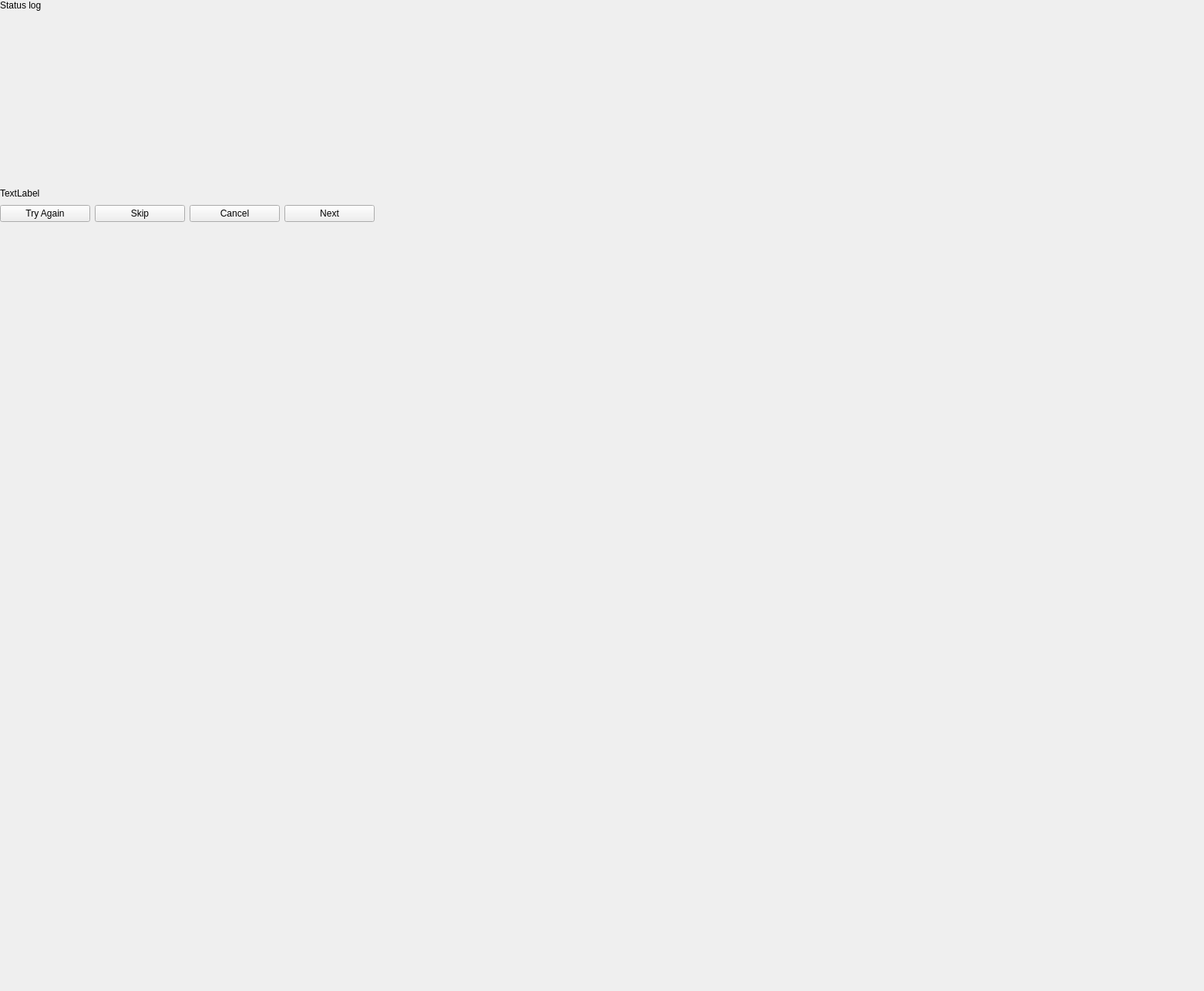
<?xml version="1.0" encoding="UTF-8"?>
<ui version="4.0">
 <class>PX4FirmwareUpgrade</class>
 <widget class="QWidget" name="PX4FirmwareUpgrade">
  <property name="geometry">
   <rect>
    <x>0</x>
    <y>0</y>
    <width>1562</width>
    <height>1286</height>
   </rect>
  </property>
  <property name="windowTitle">
   <string>Form</string>
  </property>
  <widget class="QWidget" name="layoutWidget">
   <property name="geometry">
    <rect>
     <x>0</x>
     <y>0</y>
     <width>486</width>
     <height>525</height>
    </rect>
   </property>
   <layout class="QGridLayout" name="gridLayout" rowstretch="0" columnstretch="0">
    <item row="0" column="0">
     <layout class="QVBoxLayout" name="verticalLayout_9">
      <item>
       <widget class="QLabel" name="statusLog">
        <property name="sizePolicy">
         <sizepolicy hsizetype="Expanding" vsizetype="Expanding">
          <horstretch>0</horstretch>
          <verstretch>0</verstretch>
         </sizepolicy>
        </property>
        <property name="minimumSize">
         <size>
          <width>0</width>
          <height>180</height>
         </size>
        </property>
        <property name="text">
         <string>Status log</string>
        </property>
        <property name="alignment">
         <set>Qt::AlignLeading|Qt::AlignLeft|Qt::AlignTop</set>
        </property>
        <property name="wordWrap">
         <bool>true</bool>
        </property>
       </widget>
      </item>
      <item>
       <widget class="QLabel" name="foundLabel">
        <property name="sizePolicy">
         <sizepolicy hsizetype="Expanding" vsizetype="Preferred">
          <horstretch>0</horstretch>
          <verstretch>0</verstretch>
         </sizepolicy>
        </property>
        <property name="minimumSize">
         <size>
          <width>400</width>
          <height>16</height>
         </size>
        </property>
        <property name="text">
         <string>TextLabel</string>
        </property>
        <property name="alignment">
         <set>Qt::AlignLeading|Qt::AlignLeft|Qt::AlignTop</set>
        </property>
        <property name="wordWrap">
         <bool>true</bool>
        </property>
       </widget>
      </item>
      <item>
       <layout class="QHBoxLayout" name="horizontalLayout">
        <item>
         <widget class="QPushButton" name="tryAgain">
          <property name="text">
           <string>Try Again</string>
          </property>
         </widget>
        </item>
        <item>
         <widget class="QPushButton" name="skip">
          <property name="text">
           <string>Skip</string>
          </property>
         </widget>
        </item>
        <item>
         <widget class="QPushButton" name="cancel">
          <property name="text">
           <string>Cancel</string>
          </property>
         </widget>
        </item>
        <item>
         <widget class="QPushButton" name="next">
          <property name="text">
           <string>Next</string>
          </property>
         </widget>
        </item>
       </layout>
      </item>
      <item>
       <spacer name="verticalSpacer_3">
        <property name="orientation">
         <enum>Qt::Vertical</enum>
        </property>
        <property name="sizeHint" stdset="0">
         <size>
          <width>20</width>
          <height>60</height>
         </size>
        </property>
       </spacer>
      </item>
     </layout>
    </item>
   </layout>
  </widget>
 </widget>
 <resources/>
 <connections/>
</ui>
